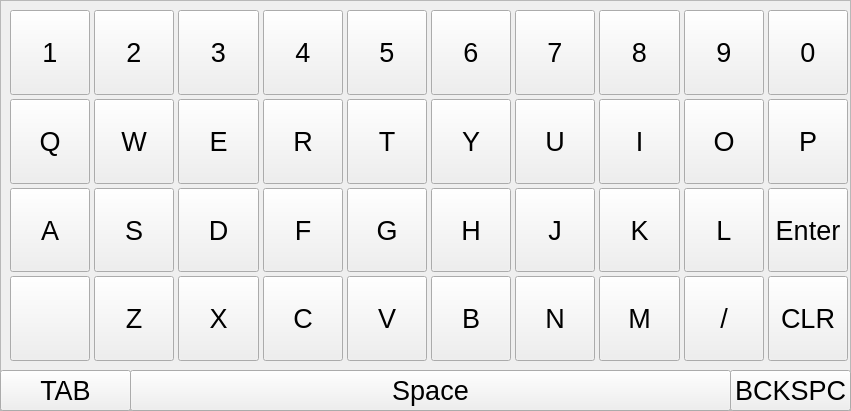
  <widget class="QFrame" name="frame_3">
   <property name="geometry">
    <rect>
     <x>160</x>
     <y>310</y>
     <width>851</width>
     <height>411</height>
    </rect>
   </property>
   <property name="frameShape">
    <enum>QFrame::StyledPanel</enum>
   </property>
   <property name="frameShadow">
    <enum>QFrame::Raised</enum>
   </property>
   <widget class="QWidget" name="gridLayoutWidget">
    <property name="geometry">
     <rect>
      <x>10</x>
      <y>10</y>
      <width>838</width>
      <height>351</height>
     </rect>
    </property>
    <layout class="QGridLayout" name="gridLayout">
     <property name="sizeConstraint">
      <enum>QLayout::SetDefaultConstraint</enum>
     </property>
     <property name="leftMargin">
      <number>0</number>
     </property>
     <property name="rightMargin">
      <number>0</number>
     </property>
     <property name="spacing">
      <number>4</number>
     </property>
     <item row="1" column="0">
      <widget class="QPushButton" name="pushButton_7">
       <property name="sizePolicy">
        <sizepolicy hsizetype="MinimumExpanding" vsizetype="MinimumExpanding">
         <horstretch>0</horstretch>
         <verstretch>0</verstretch>
        </sizepolicy>
       </property>
       <property name="font">
        <font>
         <pointsize>20</pointsize>
        </font>
       </property>
       <property name="text">
        <string>Q</string>
       </property>
      </widget>
     </item>
     <item row="2" column="7">
      <widget class="QPushButton" name="pushButton_23">
       <property name="sizePolicy">
        <sizepolicy hsizetype="MinimumExpanding" vsizetype="MinimumExpanding">
         <horstretch>0</horstretch>
         <verstretch>0</verstretch>
        </sizepolicy>
       </property>
       <property name="font">
        <font>
         <pointsize>20</pointsize>
        </font>
       </property>
       <property name="text">
        <string>K</string>
       </property>
      </widget>
     </item>
     <item row="0" column="4">
      <widget class="QPushButton" name="pushButton_39">
       <property name="sizePolicy">
        <sizepolicy hsizetype="MinimumExpanding" vsizetype="MinimumExpanding">
         <horstretch>0</horstretch>
         <verstretch>0</verstretch>
        </sizepolicy>
       </property>
       <property name="font">
        <font>
         <pointsize>20</pointsize>
        </font>
       </property>
       <property name="text">
        <string>5</string>
       </property>
      </widget>
     </item>
     <item row="1" column="1">
      <widget class="QPushButton" name="pushButton_8">
       <property name="sizePolicy">
        <sizepolicy hsizetype="MinimumExpanding" vsizetype="MinimumExpanding">
         <horstretch>0</horstretch>
         <verstretch>0</verstretch>
        </sizepolicy>
       </property>
       <property name="font">
        <font>
         <pointsize>20</pointsize>
        </font>
       </property>
       <property name="text">
        <string>W</string>
       </property>
      </widget>
     </item>
     <item row="1" column="5">
      <widget class="QPushButton" name="pushButton_11">
       <property name="sizePolicy">
        <sizepolicy hsizetype="MinimumExpanding" vsizetype="MinimumExpanding">
         <horstretch>0</horstretch>
         <verstretch>0</verstretch>
        </sizepolicy>
       </property>
       <property name="font">
        <font>
         <pointsize>20</pointsize>
        </font>
       </property>
       <property name="text">
        <string>Y</string>
       </property>
      </widget>
     </item>
     <item row="2" column="3">
      <widget class="QPushButton" name="pushButton_19">
       <property name="sizePolicy">
        <sizepolicy hsizetype="MinimumExpanding" vsizetype="MinimumExpanding">
         <horstretch>0</horstretch>
         <verstretch>0</verstretch>
        </sizepolicy>
       </property>
       <property name="font">
        <font>
         <pointsize>20</pointsize>
        </font>
       </property>
       <property name="text">
        <string>F</string>
       </property>
      </widget>
     </item>
     <item row="2" column="2">
      <widget class="QPushButton" name="pushButton_18">
       <property name="sizePolicy">
        <sizepolicy hsizetype="MinimumExpanding" vsizetype="MinimumExpanding">
         <horstretch>0</horstretch>
         <verstretch>0</verstretch>
        </sizepolicy>
       </property>
       <property name="font">
        <font>
         <pointsize>20</pointsize>
        </font>
       </property>
       <property name="text">
        <string>D</string>
       </property>
      </widget>
     </item>
     <item row="3" column="8">
      <widget class="QPushButton" name="pushButton_46">
       <property name="sizePolicy">
        <sizepolicy hsizetype="MinimumExpanding" vsizetype="MinimumExpanding">
         <horstretch>0</horstretch>
         <verstretch>0</verstretch>
        </sizepolicy>
       </property>
       <property name="font">
        <font>
         <pointsize>20</pointsize>
        </font>
       </property>
       <property name="text">
        <string>/</string>
       </property>
      </widget>
     </item>
     <item row="3" column="9">
      <widget class="QPushButton" name="pushButton_33">
       <property name="sizePolicy">
        <sizepolicy hsizetype="MinimumExpanding" vsizetype="MinimumExpanding">
         <horstretch>0</horstretch>
         <verstretch>0</verstretch>
        </sizepolicy>
       </property>
       <property name="font">
        <font>
         <pointsize>20</pointsize>
        </font>
       </property>
       <property name="text">
        <string>CLR</string>
       </property>
      </widget>
     </item>
     <item row="1" column="2">
      <widget class="QPushButton" name="pushButton_9">
       <property name="sizePolicy">
        <sizepolicy hsizetype="MinimumExpanding" vsizetype="MinimumExpanding">
         <horstretch>0</horstretch>
         <verstretch>0</verstretch>
        </sizepolicy>
       </property>
       <property name="font">
        <font>
         <pointsize>20</pointsize>
        </font>
       </property>
       <property name="text">
        <string>E</string>
       </property>
      </widget>
     </item>
     <item row="1" column="9">
      <widget class="QPushButton" name="pushButton_15">
       <property name="sizePolicy">
        <sizepolicy hsizetype="MinimumExpanding" vsizetype="MinimumExpanding">
         <horstretch>0</horstretch>
         <verstretch>0</verstretch>
        </sizepolicy>
       </property>
       <property name="font">
        <font>
         <pointsize>20</pointsize>
        </font>
       </property>
       <property name="text">
        <string>P</string>
       </property>
      </widget>
     </item>
     <item row="0" column="7">
      <widget class="QPushButton" name="pushButton_42">
       <property name="sizePolicy">
        <sizepolicy hsizetype="MinimumExpanding" vsizetype="MinimumExpanding">
         <horstretch>0</horstretch>
         <verstretch>0</verstretch>
        </sizepolicy>
       </property>
       <property name="font">
        <font>
         <pointsize>20</pointsize>
        </font>
       </property>
       <property name="text">
        <string>8</string>
       </property>
      </widget>
     </item>
     <item row="0" column="8">
      <widget class="QPushButton" name="pushButton_43">
       <property name="sizePolicy">
        <sizepolicy hsizetype="MinimumExpanding" vsizetype="MinimumExpanding">
         <horstretch>0</horstretch>
         <verstretch>0</verstretch>
        </sizepolicy>
       </property>
       <property name="font">
        <font>
         <pointsize>20</pointsize>
        </font>
       </property>
       <property name="text">
        <string>9</string>
       </property>
      </widget>
     </item>
     <item row="1" column="3">
      <widget class="QPushButton" name="pushButton_10">
       <property name="sizePolicy">
        <sizepolicy hsizetype="MinimumExpanding" vsizetype="MinimumExpanding">
         <horstretch>0</horstretch>
         <verstretch>0</verstretch>
        </sizepolicy>
       </property>
       <property name="font">
        <font>
         <pointsize>20</pointsize>
        </font>
       </property>
       <property name="text">
        <string>R</string>
       </property>
      </widget>
     </item>
     <item row="2" column="6">
      <widget class="QPushButton" name="pushButton_22">
       <property name="sizePolicy">
        <sizepolicy hsizetype="MinimumExpanding" vsizetype="MinimumExpanding">
         <horstretch>0</horstretch>
         <verstretch>0</verstretch>
        </sizepolicy>
       </property>
       <property name="font">
        <font>
         <pointsize>20</pointsize>
        </font>
       </property>
       <property name="text">
        <string>J</string>
       </property>
      </widget>
     </item>
     <item row="0" column="0">
      <widget class="QPushButton" name="pushButton_35">
       <property name="sizePolicy">
        <sizepolicy hsizetype="MinimumExpanding" vsizetype="MinimumExpanding">
         <horstretch>0</horstretch>
         <verstretch>0</verstretch>
        </sizepolicy>
       </property>
       <property name="font">
        <font>
         <pointsize>20</pointsize>
        </font>
       </property>
       <property name="text">
        <string>1</string>
       </property>
      </widget>
     </item>
     <item row="3" column="7">
      <widget class="QPushButton" name="pushButton_32">
       <property name="sizePolicy">
        <sizepolicy hsizetype="MinimumExpanding" vsizetype="MinimumExpanding">
         <horstretch>0</horstretch>
         <verstretch>0</verstretch>
        </sizepolicy>
       </property>
       <property name="font">
        <font>
         <pointsize>20</pointsize>
        </font>
       </property>
       <property name="text">
        <string>M</string>
       </property>
      </widget>
     </item>
     <item row="3" column="6">
      <widget class="QPushButton" name="pushButton_31">
       <property name="sizePolicy">
        <sizepolicy hsizetype="MinimumExpanding" vsizetype="MinimumExpanding">
         <horstretch>0</horstretch>
         <verstretch>0</verstretch>
        </sizepolicy>
       </property>
       <property name="font">
        <font>
         <pointsize>20</pointsize>
        </font>
       </property>
       <property name="text">
        <string>N</string>
       </property>
      </widget>
     </item>
     <item row="0" column="3">
      <widget class="QPushButton" name="pushButton_38">
       <property name="sizePolicy">
        <sizepolicy hsizetype="MinimumExpanding" vsizetype="MinimumExpanding">
         <horstretch>0</horstretch>
         <verstretch>0</verstretch>
        </sizepolicy>
       </property>
       <property name="font">
        <font>
         <pointsize>20</pointsize>
        </font>
       </property>
       <property name="text">
        <string>4</string>
       </property>
      </widget>
     </item>
     <item row="2" column="4">
      <widget class="QPushButton" name="pushButton_20">
       <property name="sizePolicy">
        <sizepolicy hsizetype="MinimumExpanding" vsizetype="MinimumExpanding">
         <horstretch>0</horstretch>
         <verstretch>0</verstretch>
        </sizepolicy>
       </property>
       <property name="font">
        <font>
         <pointsize>20</pointsize>
        </font>
       </property>
       <property name="text">
        <string>G</string>
       </property>
      </widget>
     </item>
     <item row="0" column="5">
      <widget class="QPushButton" name="pushButton_40">
       <property name="sizePolicy">
        <sizepolicy hsizetype="MinimumExpanding" vsizetype="MinimumExpanding">
         <horstretch>0</horstretch>
         <verstretch>0</verstretch>
        </sizepolicy>
       </property>
       <property name="font">
        <font>
         <pointsize>20</pointsize>
        </font>
       </property>
       <property name="text">
        <string>6</string>
       </property>
      </widget>
     </item>
     <item row="3" column="2">
      <widget class="QPushButton" name="pushButton_27">
       <property name="sizePolicy">
        <sizepolicy hsizetype="MinimumExpanding" vsizetype="MinimumExpanding">
         <horstretch>0</horstretch>
         <verstretch>0</verstretch>
        </sizepolicy>
       </property>
       <property name="font">
        <font>
         <pointsize>20</pointsize>
        </font>
       </property>
       <property name="text">
        <string>X</string>
       </property>
      </widget>
     </item>
     <item row="3" column="0">
      <widget class="QPushButton" name="pushButton_34">
       <property name="sizePolicy">
        <sizepolicy hsizetype="MinimumExpanding" vsizetype="MinimumExpanding">
         <horstretch>0</horstretch>
         <verstretch>0</verstretch>
        </sizepolicy>
       </property>
       <property name="text">
        <string/>
       </property>
      </widget>
     </item>
     <item row="0" column="9">
      <widget class="QPushButton" name="pushButton_44">
       <property name="sizePolicy">
        <sizepolicy hsizetype="MinimumExpanding" vsizetype="MinimumExpanding">
         <horstretch>0</horstretch>
         <verstretch>0</verstretch>
        </sizepolicy>
       </property>
       <property name="font">
        <font>
         <pointsize>20</pointsize>
        </font>
       </property>
       <property name="text">
        <string>0</string>
       </property>
      </widget>
     </item>
     <item row="2" column="0">
      <widget class="QPushButton" name="pushButton_16">
       <property name="sizePolicy">
        <sizepolicy hsizetype="MinimumExpanding" vsizetype="MinimumExpanding">
         <horstretch>0</horstretch>
         <verstretch>0</verstretch>
        </sizepolicy>
       </property>
       <property name="font">
        <font>
         <pointsize>20</pointsize>
        </font>
       </property>
       <property name="text">
        <string>A</string>
       </property>
      </widget>
     </item>
     <item row="1" column="7">
      <widget class="QPushButton" name="pushButton_13">
       <property name="sizePolicy">
        <sizepolicy hsizetype="MinimumExpanding" vsizetype="MinimumExpanding">
         <horstretch>0</horstretch>
         <verstretch>0</verstretch>
        </sizepolicy>
       </property>
       <property name="font">
        <font>
         <pointsize>20</pointsize>
        </font>
       </property>
       <property name="text">
        <string>I</string>
       </property>
      </widget>
     </item>
     <item row="1" column="8">
      <widget class="QPushButton" name="pushButton_14">
       <property name="sizePolicy">
        <sizepolicy hsizetype="MinimumExpanding" vsizetype="MinimumExpanding">
         <horstretch>0</horstretch>
         <verstretch>0</verstretch>
        </sizepolicy>
       </property>
       <property name="font">
        <font>
         <pointsize>20</pointsize>
        </font>
       </property>
       <property name="text">
        <string>O</string>
       </property>
      </widget>
     </item>
     <item row="1" column="4">
      <widget class="QPushButton" name="pushButton_12">
       <property name="sizePolicy">
        <sizepolicy hsizetype="MinimumExpanding" vsizetype="MinimumExpanding">
         <horstretch>0</horstretch>
         <verstretch>0</verstretch>
        </sizepolicy>
       </property>
       <property name="font">
        <font>
         <pointsize>20</pointsize>
        </font>
       </property>
       <property name="text">
        <string>T</string>
       </property>
      </widget>
     </item>
     <item row="3" column="4">
      <widget class="QPushButton" name="pushButton_29">
       <property name="sizePolicy">
        <sizepolicy hsizetype="MinimumExpanding" vsizetype="MinimumExpanding">
         <horstretch>0</horstretch>
         <verstretch>0</verstretch>
        </sizepolicy>
       </property>
       <property name="font">
        <font>
         <pointsize>20</pointsize>
        </font>
       </property>
       <property name="text">
        <string>V</string>
       </property>
      </widget>
     </item>
     <item row="2" column="5">
      <widget class="QPushButton" name="pushButton_21">
       <property name="sizePolicy">
        <sizepolicy hsizetype="MinimumExpanding" vsizetype="MinimumExpanding">
         <horstretch>0</horstretch>
         <verstretch>0</verstretch>
        </sizepolicy>
       </property>
       <property name="font">
        <font>
         <pointsize>20</pointsize>
        </font>
       </property>
       <property name="text">
        <string>H</string>
       </property>
      </widget>
     </item>
     <item row="3" column="1">
      <widget class="QPushButton" name="pushButton_26">
       <property name="sizePolicy">
        <sizepolicy hsizetype="MinimumExpanding" vsizetype="MinimumExpanding">
         <horstretch>0</horstretch>
         <verstretch>0</verstretch>
        </sizepolicy>
       </property>
       <property name="font">
        <font>
         <pointsize>20</pointsize>
        </font>
       </property>
       <property name="text">
        <string>Z</string>
       </property>
      </widget>
     </item>
     <item row="0" column="6">
      <widget class="QPushButton" name="pushButton_41">
       <property name="sizePolicy">
        <sizepolicy hsizetype="MinimumExpanding" vsizetype="MinimumExpanding">
         <horstretch>0</horstretch>
         <verstretch>0</verstretch>
        </sizepolicy>
       </property>
       <property name="font">
        <font>
         <pointsize>20</pointsize>
        </font>
       </property>
       <property name="text">
        <string>7</string>
       </property>
      </widget>
     </item>
     <item row="2" column="8">
      <widget class="QPushButton" name="pushButton_24">
       <property name="sizePolicy">
        <sizepolicy hsizetype="MinimumExpanding" vsizetype="MinimumExpanding">
         <horstretch>0</horstretch>
         <verstretch>0</verstretch>
        </sizepolicy>
       </property>
       <property name="font">
        <font>
         <pointsize>20</pointsize>
        </font>
       </property>
       <property name="text">
        <string>L</string>
       </property>
      </widget>
     </item>
     <item row="2" column="9">
      <widget class="QPushButton" name="pushButton_25">
       <property name="sizePolicy">
        <sizepolicy hsizetype="MinimumExpanding" vsizetype="MinimumExpanding">
         <horstretch>0</horstretch>
         <verstretch>0</verstretch>
        </sizepolicy>
       </property>
       <property name="font">
        <font>
         <pointsize>20</pointsize>
        </font>
       </property>
       <property name="text">
        <string>Enter</string>
       </property>
      </widget>
     </item>
     <item row="0" column="2">
      <widget class="QPushButton" name="pushButton_37">
       <property name="sizePolicy">
        <sizepolicy hsizetype="MinimumExpanding" vsizetype="MinimumExpanding">
         <horstretch>0</horstretch>
         <verstretch>0</verstretch>
        </sizepolicy>
       </property>
       <property name="font">
        <font>
         <pointsize>20</pointsize>
        </font>
       </property>
       <property name="text">
        <string>3</string>
       </property>
      </widget>
     </item>
     <item row="0" column="1">
      <widget class="QPushButton" name="pushButton_36">
       <property name="sizePolicy">
        <sizepolicy hsizetype="MinimumExpanding" vsizetype="MinimumExpanding">
         <horstretch>0</horstretch>
         <verstretch>0</verstretch>
        </sizepolicy>
       </property>
       <property name="font">
        <font>
         <pointsize>20</pointsize>
        </font>
       </property>
       <property name="text">
        <string>2</string>
       </property>
      </widget>
     </item>
     <item row="3" column="5">
      <widget class="QPushButton" name="pushButton_30">
       <property name="sizePolicy">
        <sizepolicy hsizetype="MinimumExpanding" vsizetype="MinimumExpanding">
         <horstretch>0</horstretch>
         <verstretch>0</verstretch>
        </sizepolicy>
       </property>
       <property name="font">
        <font>
         <pointsize>20</pointsize>
        </font>
       </property>
       <property name="text">
        <string>B</string>
       </property>
      </widget>
     </item>
     <item row="1" column="6">
      <widget class="QPushButton" name="pushButton_17">
       <property name="sizePolicy">
        <sizepolicy hsizetype="MinimumExpanding" vsizetype="MinimumExpanding">
         <horstretch>0</horstretch>
         <verstretch>0</verstretch>
        </sizepolicy>
       </property>
       <property name="font">
        <font>
         <pointsize>20</pointsize>
        </font>
       </property>
       <property name="text">
        <string>U</string>
       </property>
      </widget>
     </item>
     <item row="2" column="1">
      <widget class="QPushButton" name="pushButton_28">
       <property name="sizePolicy">
        <sizepolicy hsizetype="MinimumExpanding" vsizetype="MinimumExpanding">
         <horstretch>0</horstretch>
         <verstretch>0</verstretch>
        </sizepolicy>
       </property>
       <property name="font">
        <font>
         <pointsize>20</pointsize>
        </font>
       </property>
       <property name="text">
        <string>S</string>
       </property>
      </widget>
     </item>
     <item row="3" column="3">
      <widget class="QPushButton" name="pushButton_45">
       <property name="sizePolicy">
        <sizepolicy hsizetype="MinimumExpanding" vsizetype="MinimumExpanding">
         <horstretch>0</horstretch>
         <verstretch>0</verstretch>
        </sizepolicy>
       </property>
       <property name="font">
        <font>
         <pointsize>20</pointsize>
        </font>
       </property>
       <property name="text">
        <string>C</string>
       </property>
      </widget>
     </item>
    </layout>
   </widget>
   <widget class="QPushButton" name="pushButton_47">
    <property name="geometry">
     <rect>
      <x>0</x>
      <y>370</y>
      <width>131</width>
      <height>41</height>
     </rect>
    </property>
    <property name="font">
     <font>
      <pointsize>20</pointsize>
     </font>
    </property>
    <property name="text">
     <string>TAB</string>
    </property>
   </widget>
   <widget class="QPushButton" name="pushButton_6">
    <property name="geometry">
     <rect>
      <x>130</x>
      <y>370</y>
      <width>601</width>
      <height>41</height>
     </rect>
    </property>
    <property name="font">
     <font>
      <pointsize>20</pointsize>
     </font>
    </property>
    <property name="text">
     <string>Space</string>
    </property>
   </widget>
   <widget class="QPushButton" name="pushButton_48">
    <property name="geometry">
     <rect>
      <x>730</x>
      <y>370</y>
      <width>121</width>
      <height>41</height>
     </rect>
    </property>
    <property name="font">
     <font>
      <pointsize>20</pointsize>
     </font>
    </property>
    <property name="text">
     <string>BCKSPC</string>
    </property>
   </widget>
  </widget>
